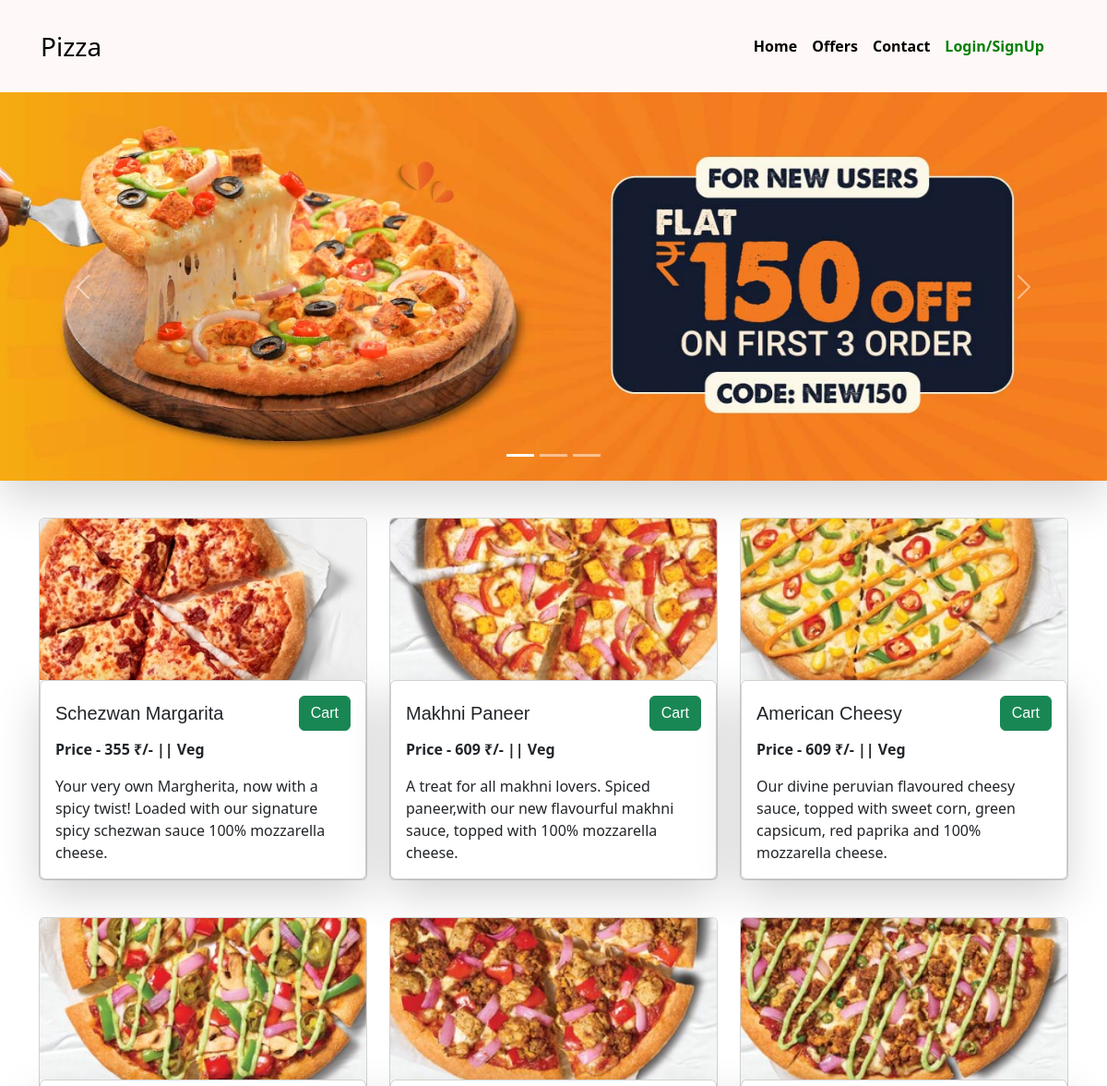
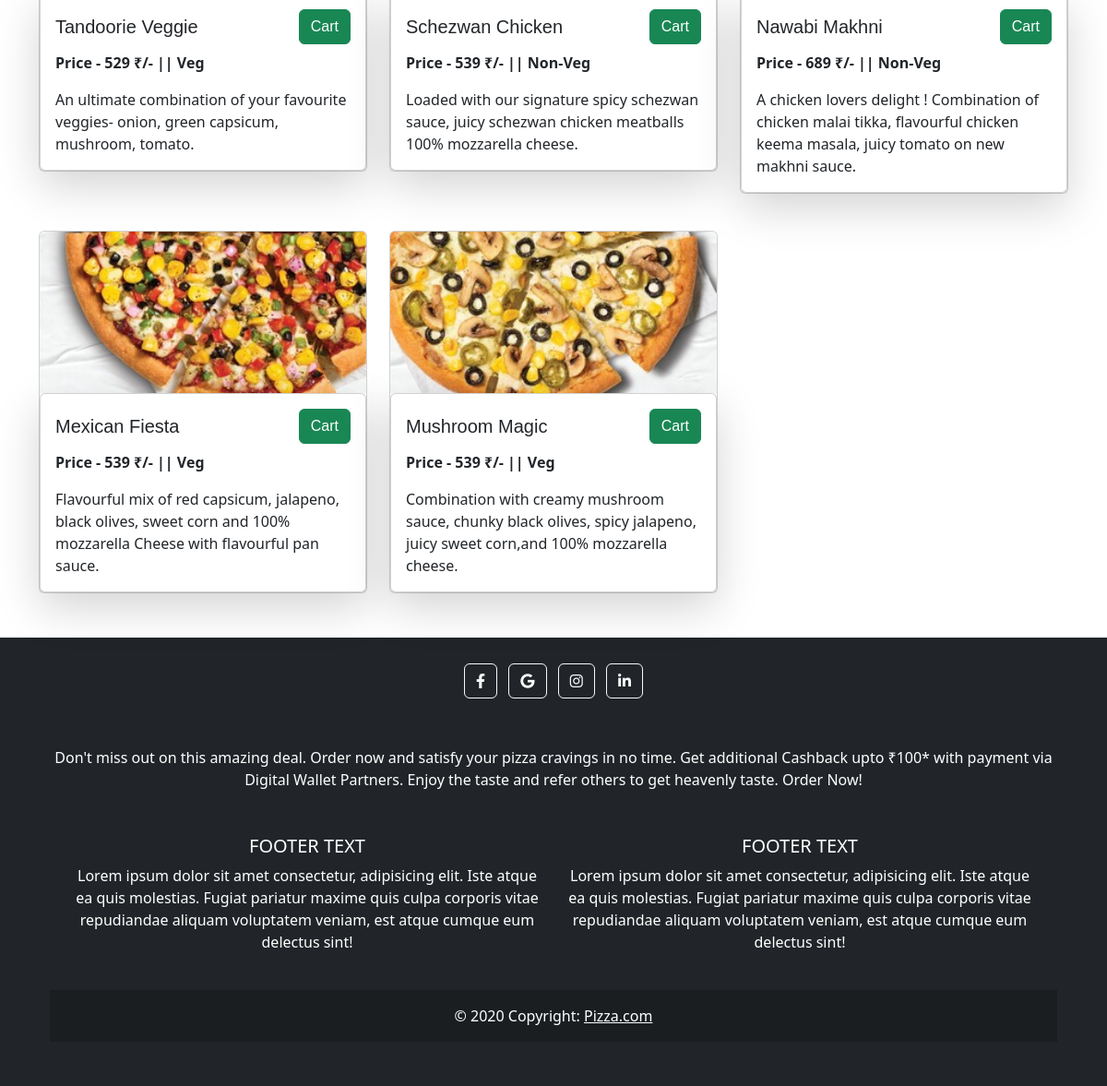
The page / on the database its author committed (2 pictures, top to bottom).
### home/models.py (models this page shows)
class Basemodel(models.Model):
    uid = models.UUIDField(default=uuid.uuid4, editable=False, primary_key=True)
    created_at = models.DateField(auto_now_add=True)
    updated_at = models.DateField(auto_now_add=True)
    class Meta:
        abstract = True

class Details(Basemodel):
    detail_name=models.CharField(max_length=100)
    link=models.CharField(max_length=100)

class Card(Basemodel):
    images=models.ImageField(upload_to='card')
    text=models.CharField(max_length=100)

class Pizza(Basemodel):
    category = models.ForeignKey(PizzaCategory, on_delete=models.CASCADE, related_name="pizzas")
    pizza_name = models.CharField(max_length=100)
    price = models.IntegerField(default=100)
    images = models.ImageField(upload_to='pizza')
    description=models.CharField(max_length=500)

class PizzaCategory(Basemodel):
    category_name = models.CharField(max_length=100)

### home/views.py (the view)
# urls.py: 2. Add a URL to urlpatterns:  path('', views.home, name='home')
def home(request):
    details=Details.objects.all()
    cards=Card.objects.all()
    pizzas=Pizza.objects.all()
    context={'pizzas':pizzas,'details':details,'cards':cards}
    return render(request,'index.html',context)

### home/templates/index.html (shortened to what this page needs)
{% extends "base.html" %}
{% block start %}
<div id="carouselExampleIndicators" class="carousel slide">
  <div class="carousel-indicators">
    <button type="button" data-bs-target="#carouselExampleIndicators" data-bs-slide-to="0" class="active"
      aria-current="true" aria-label="Slide 1"></button>
    <button type="button" data-bs-target="#carouselExampleIndicators" data-bs-slide-to="1"
      aria-label="Slide 2"></button>
    <button type="button" data-bs-target="#carouselExampleIndicators" data-bs-slide-to="2"
      aria-label="Slide 3"></button>
  </div>
  <div class="carousel-inner shadow-lg">
    {% for card in cards%}
    <div class="carousel-item {{card.text}}">
      <img src="/media/{{card.images}}" class="d-block w-100" alt="...">
    </div>
    {% endfor %}
  </div>
  <button class="carousel-control-prev" type="button" data-bs-target="#carouselExampleIndicators" data-bs-slide="prev">
    <span class="carousel-control-prev-icon" aria-hidden="true"></span>
  </button>
  <button class="carousel-control-next" type="button" data-bs-target="#carouselExampleIndicators" data-bs-slide="next">
    <span class="carousel-control-next-icon" aria-hidden="true"></span>
  </button>
</div>
<div class="container   my-4">
  <div class="row">
    {% for pizza in pizzas %}
    <div class="col-lg-4 col-md-6 mb-4 my-3">
      <div class="card">
        <img src="/media/{{ pizza.images }}" class="card-img-top" alt="Hotel 1">
        <div class="card-body card shadow-lg">
          <h5 class="card-title" style="font-family: Verdana, Geneva, Tahoma, sans-serif;">
            {{ pizza.pizza_name }}
            {% if request.user.is_authenticated %}
            <a href="{% url 'add_cart' pizza.uid%}" class="btn btn-success">Cart</a>
            {% else %}
            <a href="login/" class="btn btn-success">Cart</a>
            {% endif %}
          </h5>
          <p style="font-weight: bold;">Price - {{ pizza.price }} ₹/- || {{ pizza.category.category_name }}</p>
          <p class="card-text">{{pizza.description}}</p>
        </div>
      </div>
    </div>
    {% endfor %}
  </div>
</div>
{% endblock %}

### home/templates/base.html (shortened to what this page needs)
<!doctype html>
<html lang="en">
<head>
  <link href="https://cdn.jsdelivr.net/npm/bootstrap@5.3.0/dist/css/bootstrap.min.css" rel="stylesheet"
>
  <link rel="stylesheet" href="https://cdnjs.cloudflare.com/ajax/libs/font-awesome/6.4.0/css/all.min.css">
</head>
<body>
  <nav class="navbar navbar-expand-lg navbar-inverse sticky-top">
    <div class="container-fluid my-3 " id="navbarcont">
      <div class="imagecon px-3"><img src="" alt="" width="35px" style="border-radius: 25px;">
      </div>
      <a class="navbar-brand fs-3" href="/" id="nav2">Pizza</a>
      <div class="collapse navbar-collapse mx-5 " id="navbarSupportedContent">
        <ul class="navbar-nav ms-auto  my-0 mb-lg-0">
          {% for detail in details %}
          <li class="nav-item " style="font-weight:600;">
            <a class="nav-link active" aria-current="page" href="{{detail.link}}">{{detail.detail_name}}</a>
          </li>
          {% endfor %}
          {% if request.user.is_authenticated %}
          <li class="nav-item" style="font-weight:600;">
            <a class="nav-link active" aria-current="page" href="{% url 'orders'%}">Orders</a>
          </li>
          <li class="nav-item" style="font-weight:600;">
            <a class="nav-link active" aria-current="page" href="{% url 'cart'%}">Cart</a>
          </li>
          <li class="nav-item" style="font-weight:600; ">
            <a class="nav-link active" aria-current="page" href="{% url 'logout' %}" style="color: red;">Logout</a>
          </li>
          {% else %}
          <li class="nav-item" style="font-weight:600; ">
            <a class="nav-link active" aria-current="page" href="{% url 'register'%}"
              style="color:green;">Login/SignUp</a>
          </li>
          {% endif %}
      </div>
    </div>
  </nav>
  {% block start %}
  {% endblock %}
  <footer class="bg-dark text-center text-white">
    <div class="container p-4">
      <section class="mb-4">
        <a class="btn btn-outline-light btn-floating m-1" href="#!" role="button"><i class="fab fa-facebook-f"></i></a>
        <a class="btn btn-outline-light btn-floating m-1" href="" role="button"><i class="fab fa-google"></i></a>
        <a class="btn btn-outline-light btn-floating m-1" href="#!" role="button"><i class="fab fa-instagram"></i></a>
        <a class="btn btn-outline-light btn-floating m-1" href="#!" role="button"><i class="fab fa-linkedin-in"></i></a>
      <section class="mb-4 mt-5">
        <p>
          Don't miss out on this amazing deal. Order now and satisfy your pizza cravings in no time. Get additional
          Cashback upto ₹100* with payment via Digital Wallet Partners. Enjoy the taste and refer others to get heavenly taste. Order Now!
        </p>
      </section>
      <div class="container p-4">
        <div class="row">
          <div class="col-lg-6 col-md-12 mb-4 mb-md-0">
            <h5 class="text-uppercase">Footer text</h5>
            <p>
              Lorem ipsum dolor sit amet consectetur, adipisicing elit. Iste atque ea quis
              molestias. Fugiat pariatur maxime quis culpa corporis vitae repudiandae
              aliquam voluptatem veniam, est atque cumque eum delectus sint!
            </p>
          </div>
          <div class="col-lg-6 col-md-12 mb-4 mb-md-0">
            <h5 class="text-uppercase">Footer text</h5>
            <p>
              Lorem ipsum dolor sit amet consectetur, adipisicing elit. Iste atque ea quis
              molestias. Fugiat pariatur maxime quis culpa corporis vitae repudiandae
              aliquam voluptatem veniam, est atque cumque eum delectus sint!
            </p>
          </div>
        </div>
      </div>
          <div class="text-center p-3" style="background-color: rgba(0, 0, 0, 0.2);">
            © 2020 Copyright:
            <a class="text-white" href="https://mdbootstrap.com/">Pizza.com</a>
          </div>
  </footer>
</body>
</html>

### home/templates/base.html (style rules this page uses)
nav { background-color: rgb(255, 248, 248); }
.card-img-top { height: 175px; object-fit: cover; }
.card-title { display: flex; justify-content: space-between; align-items: center; }

### rows shown on the page
Details: detail_name "Home"
Details: detail_name "Offers"
Details: detail_name "Contact"
Card: images (picture)
Pizza: images (picture), pizza_name "Schezwan Margarita", price "355", category.category_name "Veg", description "Your very own Margherita, now with a spicy twist! Loaded with our signature spicy schezwan sauce 100% mozzarella cheese."
Pizza: images (picture), pizza_name "Makhni Paneer", price "609", category.category_name "Veg", description "A treat for all makhni lovers. Spiced paneer,with our new flavourful makhni sauce, topped with 100% mozzarella cheese."
Pizza: images (picture), pizza_name "American Cheesy", price "609", category.category_name "Veg", description "Our divine peruvian flavoured cheesy sauce, topped with sweet corn, green capsicum, red paprika and 100% mozzarella cheese."
Pizza: images (picture), pizza_name "Tandoorie Veggie", price "529", category.category_name "Veg", description "An ultimate combination of your favourite veggies- onion, green capsicum, mushroom, tomato."
Pizza: images (picture), pizza_name "Schezwan Chicken", price "539", category.category_name "Non-Veg", description "Loaded with our signature spicy schezwan sauce, juicy schezwan chicken meatballs 100% mozzarella cheese."
Pizza: images (picture), pizza_name "Nawabi Makhni", price "689", category.category_name "Non-Veg", description "A chicken lovers delight ! Combination of chicken malai tikka, flavourful chicken keema masala, juicy tomato on new makhni sauce."
Pizza: images (picture), pizza_name "Mexican Fiesta", price "539", category.category_name "Veg", description "Flavourful mix of red capsicum, jalapeno, black olives, sweet corn and 100% mozzarella Cheese with flavourful pan sauce."
Pizza: images (picture), pizza_name "Mushroom Magic", price "539", category.category_name "Veg", description "Combination with creamy mushroom sauce, chunky black olives, spicy jalapeno, juicy sweet corn,and 100% mozzarella cheese."
